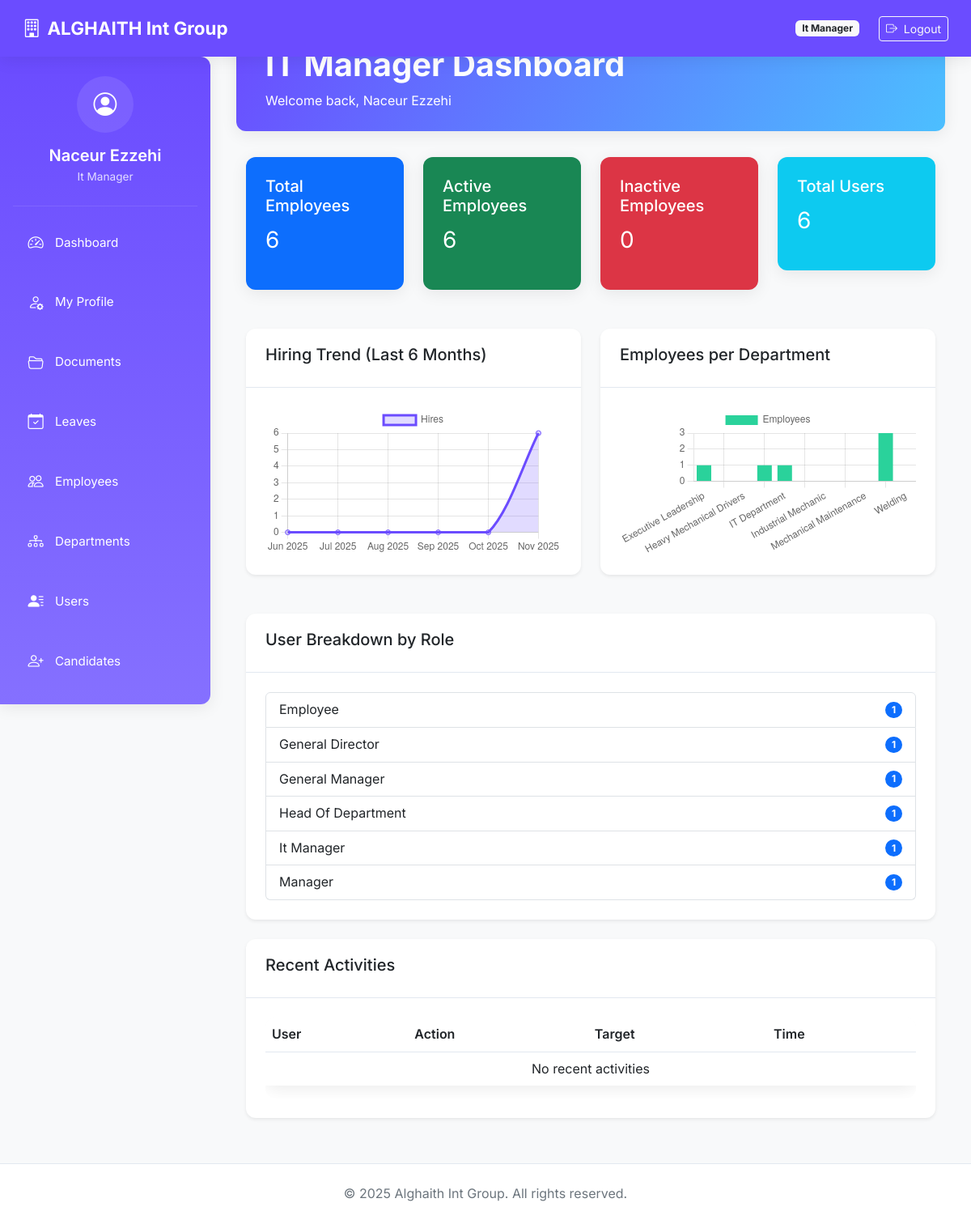
The app's page /dashboard/it_manager (signed in) with its own data.
### core/models.py (models this page shows, shortened)
class User(db.Model, UserMixin):
    __tablename__ = 'users'
    id = db.Column(db.Integer, primary_key=True)
    email = db.Column(db.String(120), unique=True, nullable=False, index=True)
    password_hash = db.Column(db.String(200), nullable=False)
    name = db.Column(db.String(100), nullable=False)
    role = db.Column(db.String(50), nullable=False)  # General Director, IT Manager, etc.
    avatar = db.Column(db.String(255), nullable=True)
    access_code = db.Column(db.String(20), unique=True, nullable=False)
    phone = db.Column(db.String(20), nullable=True)
    position = db.Column(db.String(100), nullable=True)
    created_at = db.Column(db.DateTime, default=datetime.utcnow)
    last_login = db.Column(db.DateTime)
    login_count = db.Column(db.Integer, default=0)
    is_active = db.Column(db.Boolean, default=True, nullable=False)
    documents = db.relationship('UserDocument', back_populates='user', cascade="all, delete-orphan")
    folders_created = db.relationship('Folder', back_populates='creator', cascade="all, delete-orphan")
    activities = db.relationship('ActivityLog', back_populates='user', cascade="all, delete-orphan")
    leave_requests = db.relationship('LeaveRequest', back_populates='requester', foreign_keys='LeaveRequest.user_id')
    approved_requests = db.relationship('LeaveRequest', back_populates='approver', foreign_keys='LeaveRequest.approver_id')
    @property
    def is_authenticated(self):
        return True

class Employee(db.Model):
    __tablename__ = "employees"
    id = db.Column(db.Integer, primary_key=True)
    full_name = db.Column(db.String(120), nullable=False)
    job_title = db.Column(db.String(120), nullable=True)
    phone = db.Column(db.String(20), nullable=True)
    actual_address = db.Column(db.String(255), nullable=True)
    mother_country_address = db.Column(db.String(255), nullable=True)
    country = db.Column(db.String(100), nullable=True)
    state = db.Column(db.String(100), nullable=True)
    birth_date = db.Column(db.Date, nullable=True)
    id_number = db.Column(db.String(50), unique=True, nullable=True)  # Identity card / Passport number
    nationality = db.Column(db.String(100), nullable=True)
    created_at = db.Column(db.DateTime, default=datetime.utcnow)
    department_id = db.Column(db.Integer, db.ForeignKey("departments.id"))
    user_id = db.Column(db.Integer, db.ForeignKey('users.id'), nullable=True)  # Optional link to a user account
    documents = db.relationship('EmployeeDocument', back_populates='employee', cascade='all, delete-orphan')
    department = db.relationship("Department", back_populates="employees")
    user = db.relationship("User")  # Optional one-to-one or one-to-many link

### modules/dashboard/routes.py (the view)
@dashboard_bp.route('/it_manager')
@login_required
@role_required(['it_manager'])
def it_manager_dashboard():
    total_employees = Employee.query.count()
    active_employees = Employee.query.join(User, isouter=True).filter(
        or_(User.is_active == True, Employee.user_id == None)
    ).count()
    inactive_employees = total_employees - active_employees
    months_dict = OrderedDict()
    for i in range(5, -1, -1):
        dt = datetime.utcnow() - relativedelta(months=i)
        months_dict[dt.strftime("%b %Y")] = 0
    hires = db.session.query(
        extract('month', Employee.created_at).label('month'),
        extract('year', Employee.created_at).label('year'),
        func.count(Employee.id)
    ).group_by('year', 'month').all()
    for month, year, count in hires:
        key = f"{calendar.month_abbr[int(month)]} {int(year)}"
        if key in months_dict:
            months_dict[key] = count
    hiring_months = list(months_dict.keys())
    hiring_counts = list(months_dict.values())
    departments = Department.query.order_by(Department.name).all()
    department_names = [d.name for d in departments]
    employees_per_dept = [
        Employee.query.filter_by(department_id=d.id).count() for d in departments
    ]
    total_users = User.query.count()
    week_ago = datetime.utcnow() - timedelta(days=7)
    new_users_count = User.query.filter(User.created_at >= week_ago).count()
    month_ago = datetime.utcnow() - timedelta(days=30)
    inactive_users_count = User.query.filter(
        or_(User.last_login == None, User.last_login < month_ago)
    ).count()
    user_counts = dict(db.session.query(User.role, func.count(User.id)).group_by(User.role).all())
    recent_activities = ActivityLog.query.order_by(ActivityLog.timestamp.desc()).limit(10).all()
    return render_template(
        'dashboard/it_manager.html',  # IT Manager template, same layout as General Director
        user=current_user,
        total_employees=total_employees,
        active_employees=active_employees,
        inactive_employees=inactive_employees,
        total_users=total_users,
        active_users=total_users - inactive_users_count,
        inactive_users_count=inactive_users_count,
        new_users_count=new_users_count,
        user_counts=user_counts,
        hiring_months=hiring_months,
        hiring_counts=hiring_counts,
        department_names=department_names,
        employees_per_dept=employees_per_dept,
        recent_activities=recent_activities
    )

### templates/dashboard/it_manager.html (shortened to what this page needs)
{% extends "dashboard/base_dashboard.html" %}
{% block dashboard_title %}IT Manager Dashboard{% endblock %}
{% block dashboard_content %}
<div class="container-fluid mt-4">
    <div class="row mb-4">
        <div class="col-md-3">
            <div class="card text-white bg-primary">
                <div class="card-body">
                    <h5>Total Employees</h5>
                    <p class="fs-3">{{ total_employees }}</p>
                </div>
            </div>
        </div>
        <div class="col-md-3">
            <div class="card text-white bg-success">
                <div class="card-body">
                    <h5>Active Employees</h5>
                    <p class="fs-3">{{ active_employees }}</p>
                </div>
            </div>
        </div>
        <div class="col-md-3">
            <div class="card text-white bg-danger">
                <div class="card-body">
                    <h5>Inactive Employees</h5>
                    <p class="fs-3">{{ inactive_employees }}</p>
                </div>
            </div>
        </div>
        <div class="col-md-3">
            <div class="card text-white bg-info">
                <div class="card-body">
                    <h5>Total Users</h5>
                    <p class="fs-3">{{ total_users }}</p>
                </div>
            </div>
        </div>
    </div>
    <div class="row mb-4">
        <div class="col-md-6">
            <div class="card shadow-sm">
                <div class="card-header">
                    <h5>Hiring Trend (Last 6 Months)</h5>
                </div>
                <div class="card-body">
                    <canvas id="hiringTrendChart"></canvas>
                </div>
            </div>
        </div>
        <div class="col-md-6">
            <div class="card shadow-sm">
                <div class="card-header">
                    <h5>Employees per Department</h5>
                </div>
                <div class="card-body">
                    <canvas id="deptEmployeesChart"></canvas>
                </div>
            </div>
        </div>
    </div>
    <div class="card mb-4 shadow-sm">
        <div class="card-header">
            <h5>User Breakdown by Role</h5>
        </div>
        <div class="card-body">
            {% if user_counts %}
                <ul class="list-group">
                    {% for role, count in user_counts.items() %}
                        <li class="list-group-item d-flex justify-content-between align-items-center">
                            {{ role|replace('_', ' ')|title }}
                            <span class="badge bg-primary rounded-pill">{{ count }}</span>
                        </li>
                    {% endfor %}
                </ul>
            {% else %}
                <p class="text-muted">No users found.</p>
            {% endif %}
        </div>
    </div>
    <div class="card shadow-sm">
        <div class="card-header">
            <h5>Recent Activities</h5>
        </div>
        <div class="card-body">
            {% include 'dashboard/partials/recent_activities.html' %}
        </div>
    </div>
</div>
{% endblock %}
{% block scripts %}
<script>
    // Hiring Trend Chart
    const ctxHiring = document.getElementById('hiringTrendChart').getContext('2d');
    new Chart(ctxHiring, {
        type: 'line',
        data: {
            labels: {{ hiring_months|tojson }},
            datasets: [{
                label: 'Hires',
                data: {{ hiring_counts|tojson }},
                borderColor: '#6b4cff',
                backgroundColor: 'rgba(107, 76, 255, 0.2)',
                fill: true,
                tension: 0.3
            }]
        },
        options: { responsive: true }
    });
    // Employees per Department Chart
    const ctxDept = document.getElementById('deptEmployeesChart').getContext('2d');
    new Chart(ctxDept, {
        type: 'bar',
        data: {
            labels: {{ department_names|tojson }},
            datasets: [{
                label: 'Employees',
                data: {{ employees_per_dept|tojson }},
                backgroundColor: '#2ad29b'
            }]
        },
        options: { responsive: true, scales: { y: { beginAtZero: true } } }
    });
</script>
{% endblock %}

### templates/dashboard/base_dashboard.html (shortened to what this page needs)
<!DOCTYPE html>
<html lang="en">
<head>
    <link href="https://cdn.jsdelivr.net/npm/bootstrap@5.3.0/dist/css/bootstrap.min.css" rel="stylesheet">
    <link href="https://cdn.jsdelivr.net/npm/bootstrap-icons@1.10.5/font/bootstrap-icons.css" rel="stylesheet">
    <link rel="stylesheet" href="{{ url_for('static', filename='css/styles.css') }}">
</head>
<body>
<nav class="navbar navbar-expand-lg navbar-dark">
    <div class="container-fluid">
        <a class="navbar-brand" href="{{ url_for('dashboard.role_dashboard') }}">
            <i class="bi bi-building me-2"></i>ALGHAITH Int Group
        </a>
        <div class="d-flex align-items-center">
            <span class="badge bg-light text-dark me-3 d-none d-md-inline">{{ current_user.role|replace('_', ' ')|title }}</span>
            {% if current_user.is_authenticated %}
            <div class="desktop-logout">
                <form method="post" action="{{ url_for('auth.logout') }}" class="ms-2 d-inline">
                    <button type="submit" class="btn btn-sm btn-outline-light">
                        <i class="bi bi-box-arrow-right me-1"></i> Logout
                    </button>
                </form>
            </div>
            {% endif %}
        </div>
    </div>
</nav>
<div class="sidebar" id="sidebarMenu">
    <div class="sidebar-header">
        <div class="user-info">
            <div class="user-avatar">
                <i class="bi bi-person-circle"></i>
            </div>
            <h5 class="user-name">{{ current_user.name }}</h5>
            <div class="user-role">{{ current_user.role|replace('_', ' ')|title }}</div>
        </div>
    </div>
    <ul class="nav flex-column">
        <li class="nav-item">
            <a class="nav-link" href="{{ url_for('dashboard.role_dashboard') }}">
                <i class="bi bi-speedometer2"></i> <span class="link-text">Dashboard</span>
            </a>
        </li>
        <li class="nav-item">
            <a class="nav-link" href="{{ url_for('profile.my_profile') }}">
                <i class="bi bi-person-gear"></i> <span class="link-text">My Profile</span>
            </a>
        </li>
        <li class="nav-item">
            <a class="nav-link" href="{{ url_for('docs.list_documents') }}">
                <i class="bi bi-folder2-open"></i> <span class="link-text">Documents</span>
            </a>
        </li>
        <li class="nav-item">
            <a class="nav-link" href="{{ url_for('leave.leaves_dashboard') }}">
                <i class="bi bi-calendar-check"></i> <span class="link-text">Leaves</span>
            </a>
        </li>
        <li class="nav-item">
            <a class="nav-link" href="{{ url_for('dashboard.employee_summary') }}">
                <i class="bi bi-people"></i> <span class="link-text">Employees</span>
            </a>
        </li>
        <li class="nav-item">
            <a class="nav-link" href="{{ url_for('department.department_summary') }}">
                <i class="bi bi-diagram-3"></i> <span class="link-text">Departments</span>
            </a>
        </li>
        <li class="nav-item">
            <a class="nav-link" href="{{ url_for('dashboard.user_management') }}">
                <i class="bi bi-person-lines-fill"></i> <span class="link-text">Users</span>
            </a>
        </li>
        <li class="nav-item">
            <a class="nav-link" href="{{ url_for('candidates.list_candidates') }}">
                <i class="bi bi-person-plus"></i> <span class="link-text">Candidates</span>
            </a>
        </li>
    </ul>
</div>
<div class="main-content">
    <div class="dashboard-header">
        <div class="container-fluid">
            <h1 class="dashboard-title">{% block dashboard_title %}Dashboard{% endblock %}</h1>
            <p class="mb-0">Welcome back, {{ current_user.name }}</p>
        </div>
    </div>
    {% block dashboard_content %}{% endblock %}
</div>
<footer>
    <div class="container-fluid">
        &copy; 2025 Alghaith Int Group. All rights reserved.
    </div>
</footer>
{% block scripts %}{% endblock %}
</body>
</html>

### records on screen
User: role "It Manager", name "Naceur Ezzehi"
User: role "Employee", is_active "1"
User: name "General Director", is_active "1"
User: name "General Manager", is_active "1"
Employee: full_name "It Manager", count "1"
User: role "Manager", is_active "1"

### other values on screen
{{ total_employees }} "6"
{{ active_employees }} "6"
{{ inactive_employees }} "0"
{{ total_users }} "6"
{{ role|replace('_', ' ')|title }} "Head Of Department"
{{ count }} "1"
chart data {{ hiring_counts|tojson }} [0, 0, 0, 0, 0, 6]
chart data {{ employees_per_dept|tojson }} [1, 0, 0, 1, 1, 0, 0, 0, 0, 3, 0]
